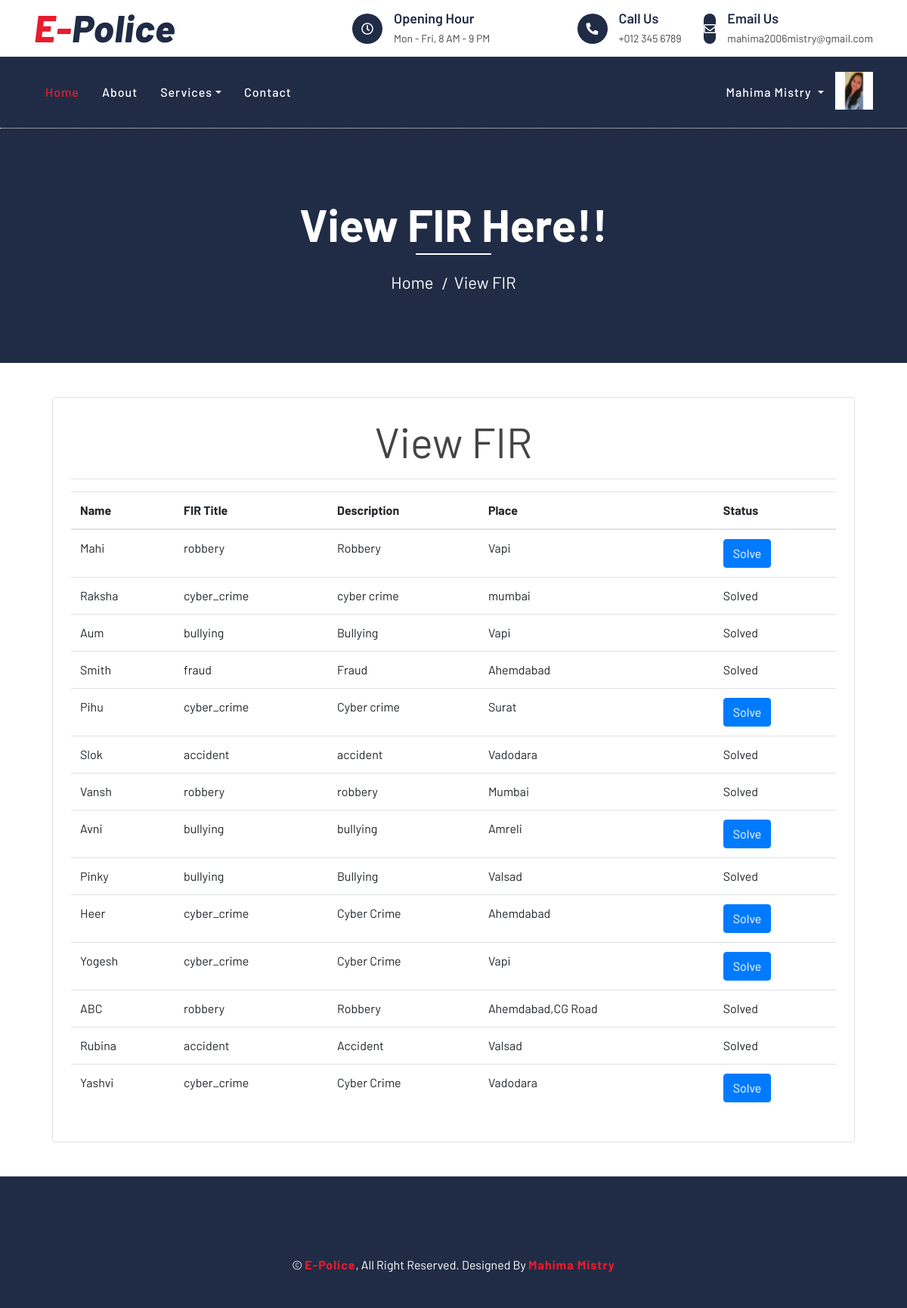
The app's page /view_fir_police/ (signed in) with its own data.
### epolice/models.py (models this page shows, shortened)
class User(models.Model):
    fname = models.CharField(max_length=50)
    lname = models.CharField(max_length=50)
    email = models.EmailField(unique=True)
    mobile = models.CharField(max_length=10)
    address = models.TextField(max_length=300)
    role = models.CharField(max_length=20,null=True,blank=True)
    password = models.CharField(max_length=50)
    pic = models.FileField(upload_to='Profile',default='profile.jpg')

class FIR(models.Model):
    uid = models.ForeignKey(User,on_delete=models.CASCADE)
    name = models.CharField(max_length=50)
    fir_title = models.CharField(max_length=50)
    description = models.TextField(max_length=300)
    place = models.TextField(max_length=300)
    status = models.BooleanField(default=False,null=True,blank=True)

### epolice/views.py (the view)
# urls.py: path('view_fir_police/',views.view_fir_police,name='view_fir_police'),
def view_fir_police(request):
    uid = User.objects.get(email=request.session['email'])
    vfir = FIR.objects.all()
    select = False
    if request.method == 'POST':
        select = request.POST['search']
        if select == 'pending':
            select = False
        else:
            select = True
    return render(request,'view_fir.html',{'uid':uid,'vfir':vfir,'select':select})

### epolice/templates/view_fir.html (shortened to what this page needs)
{% extends 'header.html' %}
{% load static %}
{% block content %}
<div class="page-header">
    <div class="container">
        <div class="row">
            <div class="col-12">
                <h2>View FIR Here!!</h2>
            </div>
            <div class="col-12">
                <a href="{% url 'index' %}">Home</a>
                <a href="">View FIR</a>
            </div>
        </div>
    </div>
</div>
<div class="container">
    <div class="border rounded p-4 m-4">
        <p class="display-4 text-center"><b>View FIR</b></p>
        <hr>
        <table class="table">
            <thread>
                <tr>
                    <th>Name</th>
                    <th>FIR Title</th>
                    <th>Description</th>
                    <th>Place</th>
                    <th>Status</th>
                </tr>
            </thread>
            <tbody>
                {% for fir in vfir %}
                {% if uid.role == 'citizen' %}
                    <tr>
                        <td>{{ fir.name }}</td>
                        <td>{{ fir.fir_title }}</td>
                        <td>{{ fir.description }}</td>
                        <td>{{ fir.place }}</td>
                        {% if fir.status == False %}
                        <td><button class="btn btn-primary">Solve</button></td>
                        {% else %}
                        <td>Solved</td>
                        {% endif %}
                    </tr>
                {% else %}
                    <tr>
                        <td>{{ fir.name }}</td>
                        <td>{{ fir.fir_title }}</td>
                        <td>{{ fir.description }}</td>
                        <td>{{ fir.place }}</td>
                        {% if fir.status == False %}
                        <td><a href="{% url 'solved_fir' fir.id %}"><button class="btn btn-primary" type="button">Solve</button></a></td>
                        {% else %}
                        <td>Solved</td>
                        {% endif %}
                    </tr>
                {% endif %}
                {% endfor %}
            </tbody>
        </table>
    </div>
</div>
{% endblock %}

### epolice/templates/header.html (shortened to what this page needs)
{% load static %}
<!DOCTYPE html>
<html lang="en">
    <head>
        <link href="https://stackpath.bootstrapcdn.com/bootstrap/4.4.1/css/bootstrap.min.css" rel="stylesheet">
        <link href="https://cdnjs.cloudflare.com/ajax/libs/font-awesome/5.10.0/css/all.min.css" rel="stylesheet">
        <link href="{% static 'lib/flaticon/font/flaticon.css' %}" rel="stylesheet">
        <link href="{% static 'lib/animate/animate.min.css' %}" rel="stylesheet">
        <link href="{% static 'lib/owlcarousel/assets/owl.carousel.min.css' %}" rel="stylesheet">
        <link href="{% static 'css/style.css' %}" rel="stylesheet">
    </head>
    <body>
        <div class="top-bar">
            <div class="container">
                <div class="row align-items-center">
                    <div class="col-lg-4 col-md-12">
                        <div class="logo">
                            <a href="{% url 'index' %}">
                                <h1>E-<span>Police</span></h1>
                            </a>
                        </div>
                    </div>
                    <div class="col-lg-8 col-md-7 d-none d-lg-block">
                        <div class="row">
                            <div class="col-4">
                                <div class="top-bar-item">
                                    <div class="top-bar-icon">
                                        <i class="far fa-clock"></i>
                                    </div>
                                    <div class="top-bar-text">
                                        <h3>Opening Hour</h3>
                                        <p>Mon - Fri, 8 AM - 9 PM</p>
                                    </div>
                                </div>
                            </div>
                            <div class="col-4">
                                <div class="top-bar-item">
                                    <div class="top-bar-icon">
                                        <i class="fa fa-phone-alt"></i>
                                    </div>
                                    <div class="top-bar-text">
                                        <h3>Call Us</h3>
                                        <p>+012 345 6789</p>
                                    </div>
                                </div>
                            </div>
                            <div class="col-4">
                                <div class="top-bar-item">
                                    <div class="top-bar-icon">
                                        <i class="far fa-envelope"></i>
                                    </div>
                                    <div class="top-bar-text">
                                        <h3>Email Us</h3>
                                        <p>mahima2006mistry@gmail.com</p>
                                    </div>
                                </div>
                            </div>
                        </div>
                    </div>
                </div>
            </div>
        </div>
        <div class="nav-bar">
            <div class="container">
                <nav class="navbar navbar-expand-lg bg-dark navbar-dark">
                    <div class="collapse navbar-collapse justify-content-between" id="navbarCollapse">
                        <div class="navbar-nav mr-auto">
                            <a href="{% url 'index' %}" class="nav-item nav-link active">Home</a>
                            <a href="{% url 'about' %}" class="nav-item nav-link">About</a>
                            {% if uid.role == 'citizen' %}
                            <div class="nav-item dropdown">
                                <a href="#" class="nav-link dropdown-toggle" data-toggle="dropdown">Services</a>
                                <div class="dropdown-menu">
                                    <a href="{% url 'add_fir' %}" class="dropdown-item">Register FIR</a>
                                    <a href="{% url 'view_fir' %}" class="dropdown-item">View FIR Status</a>
                                </div>
                            </div>
                            {% elif uid.role == 'police' %}
                            <div class="nav-item dropdown">
                                <a href="#" class="nav-link dropdown-toggle" data-toggle="dropdown">Services</a>
                            </div>
                            {% endif %}
                            {% if request.session.email %}
                            <a href="{% url 'contact' %}" class="nav-item nav-link">Contact</a>
                            {% endif %}
                        </div>
                        {% if request.session.email %}
                        <ul class="navbar-nav">
                            <li class="nav-item dropdown">
                                <a class="nav-link dropdown-toggle" id="navbarDropdown" role="button" data-toggle="dropdown" aria-haspopup="true" aria-expanded="false">
                                    {{ uid.fname }} {{ uid.lname }}
                                </a>
                            </li>
                            {% if uid.pic %}
                            <li class="nav-item">
                                <img src="{{ uid.pic.url }}" alt="" width="50px" height="50px">
                            </li>
                            {% endif %}
                          </ul>
                        {% else %}
                        <div class="ml-auto">
                            <a class="btn btn-custom" href="{% url 'login' %}">Login/Register</a>
                        </div>
                        {% endif %}
                    </div>
                </nav>
            </div>
        </div>
        {% block content %}
        {% endblock %}
        <div class="footer">
            <div class="container copyright">
                <p>&copy; <a href="{% url 'index' %}">E-Police</a>, All Right Reserved. Designed By <a href="">Mahima Mistry</a></p>
            </div>
        </div>
    </body>
</html>

### epolice/static/css/style.css (style rules this page uses)
body { color: #444444; font-weight: 400; background: #ffffff; font-family: 'Barlow', sans-serif; }
h1, h2, h3, h4, h5, h6 { color: #202C45; }
a { color: #202C45; transition: .3s; }
.top-bar { position: relative; height: 75px; display: flex; align-items: center; background: #ffffff; }
.top-bar .logo { text-align: left; overflow: hidden; }
.top-bar .logo h1 { margin: -4px 0 0 0; color: #E81C2E; font-size: 50px; line-height: 50px; font-weight: 800; letter-spacing: 1px; font-style: italic; }
.top-bar .logo h1 span { color: #202C45; }
.top-bar .top-bar-item { display: flex; align-items: center; justify-content: flex-end; }
.top-bar .top-bar-icon { width: 40px; height: 40px; display: flex; align-items: center; justify-content: center; background: #202C45; border-radius: 40px; }
.top-bar .top-bar-icon i { margin: 0; color: #ffffff; font-size: 16px; }
.top-bar .top-bar-text { padding-left: 15px; }
.top-bar .top-bar-text h3 { margin: 0 0 5px 0; font-size: 18px; font-weight: 600; }
.top-bar .top-bar-text p { margin: 0; font-size: 14px; font-weight: 400; }
.nav-bar { position: relative; background: #202C45; }
.nav-bar .navbar { padding: 20px 0; background: #202C45 !important; transition: .3s; }
.navbar-dark .navbar-nav .nav-link, .navbar-dark .navbar-nav .nav-link:focus, .navbar-dark .navbar-nav .nav-link:hover, .navbar-dark .navbar-nav .nav-link.active { color: #ffffff; padding: 15px; font-weight: 500; letter-spacing: 1px; }
.navbar-dark .navbar-nav .nav-link:hover, .navbar-dark .navbar-nav .nav-link.active { color: #E81C2E; }
.page-header { position: relative; margin-bottom: 45px; padding: 90px 0; text-align: center; background: #202C45; border-top: 1px dotted #ffffff; }
.page-header h2 { position: relative; color: #ffffff; font-size: 60px; font-weight: 700; margin-bottom: 20px; padding-bottom: 5px; }
.page-header h2::after { position: absolute; content: ""; width: 100px; height: 2px; left: calc(50% - 50px); bottom: 0; background: #ffffff; }
.page-header a { position: relative; padding: 0 12px; font-size: 22px; color: #ffffff; }
.page-header a::after { position: absolute; content: "/"; width: 8px; height: 8px; top: -2px; right: -7px; text-align: center; color: #ffffff; }
.page-header a:last-child::after { display: none; }
.footer { position: relative; margin-top: 45px; padding-top: 90px; background: #202C45; }
.footer .copyright { text-align: center; padding-top: 15px; padding-bottom: 45px; }
.footer .copyright p { margin: 0; color: #ffffff; }
.footer .copyright p a { color: #E81C2E; font-weight: 700; letter-spacing: 1px; }

### records on screen
User: fname "Mahima", lname "Mistry", pic (picture)
FIR: name "Mahi", fir_title "robbery", description "Robbery", place "Vapi", status "Solve"
FIR: name "Raksha", fir_title "cyber_crime", description "cyber crime", place "mumbai", status "Solved"
FIR: name "Aum", fir_title "bullying", description "Bullying", place "Vapi", status "Solved"
FIR: name "Smith", fir_title "fraud", description "Fraud", place "Ahemdabad", status "Solved"
FIR: name "Pihu", fir_title "cyber_crime", description "Cyber crime", place "Surat", status "Solve"
FIR: name "Slok", fir_title "accident", description "accident", place "Vadodara", status "Solved"
FIR: name "Vansh", fir_title "robbery", description "robbery", place "Mumbai", status "Solved"
FIR: name "Avni", fir_title "bullying", description "bullying", place "Amreli", status "Solve"
FIR: name "Pinky", fir_title "bullying", description "Bullying", place "Valsad", status "Solved"
FIR: name "Heer", fir_title "cyber_crime", description "Cyber Crime", place "Ahemdabad", status "Solve"
FIR: name "Yogesh", fir_title "cyber_crime", description "Cyber Crime", place "Vapi", status "Solve"
FIR: name "ABC", fir_title "robbery", description "Robbery", place "Ahemdabad,CG Road", status "Solved"
FIR: name "Rubina", fir_title "accident", description "Accident", place "Valsad", status "Solved"
FIR: name "Yashvi", fir_title "cyber_crime", description "Cyber Crime", place "Vadodara", status "Solve"
